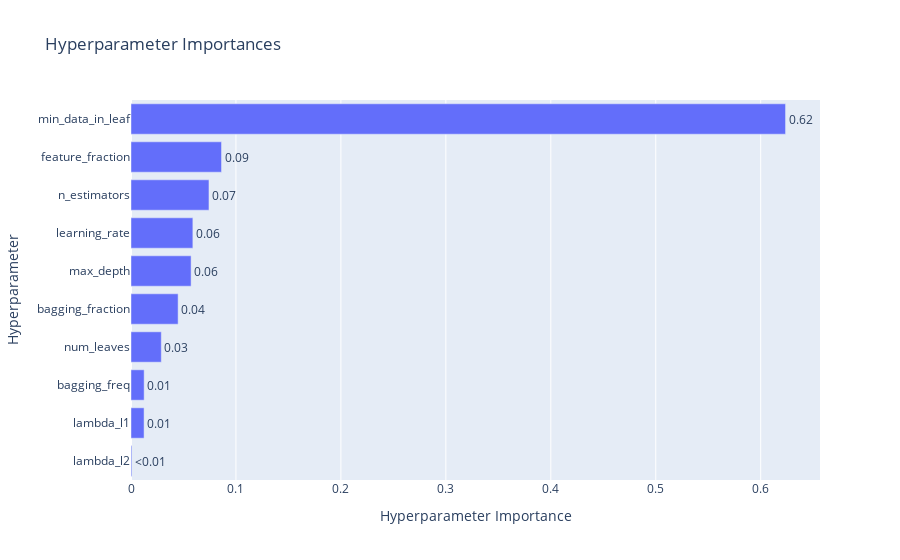

This figure's notebook cell:
### Markdown cell above
### Understanding complexity

### Code cell
optuna.visualization.plot_param_importances(study)

### Figure 1 — Plotly figure (JSON) as saved in the notebook; plotly's stock layout.template omitted (floating-point values rounded to 4 significant figures)
{"data": [{"cliponaxis": false, "hovertemplate": ["lambda_l2 (FloatDistribution): 0.0008125310538356648<extra></extra>", "lambda_l1 (FloatDistribution): 0.012450111422421292<extra></extra>", "bagging_freq (IntDistribution): 0.01252846320507576<extra></extra>", "num_leaves (IntDistribution): 0.028870147132518592<extra></extra>", "bagging_fraction (FloatDistribution): 0.044898889390381495<extra></extra>", "max_depth (IntDistribution): 0.05726399070152379<extra></extra>", "learning_rate (FloatDistribution): 0.05895285243414816<extra></extra>", "n_estimators (IntDistribution): 0.07429310698761343<extra></extra>", "feature_fraction (FloatDistribution): 0.0862492055753124<extra></extra>", "min_data_in_leaf (IntDistribution): 0.6236807020971693<extra></extra>"], "name": "Objective Value", "orientation": "h", "text": ["<0.01", "0.01", "0.01", "0.03", "0.04", "0.06", "0.06", "0.07", "0.09", "0.62"], "textposition": "outside", "type": "bar", "x": [0.0008125, 0.01245, 0.01253, 0.02887, 0.0449, 0.05726, 0.05895, 0.07429, 0.08625, 0.6237], "y": ["lambda_l2", "lambda_l1", "bagging_freq", "num_leaves", "bagging_fraction", "max_depth", "learning_rate", "n_estimators", "feature_fraction", "min_data_in_leaf"]}], "layout": {"title": {"text": "Hyperparameter Importances"}, "xaxis": {"title": {"text": "Hyperparameter Importance"}}, "yaxis": {"title": {"text": "Hyperparameter"}}}}
